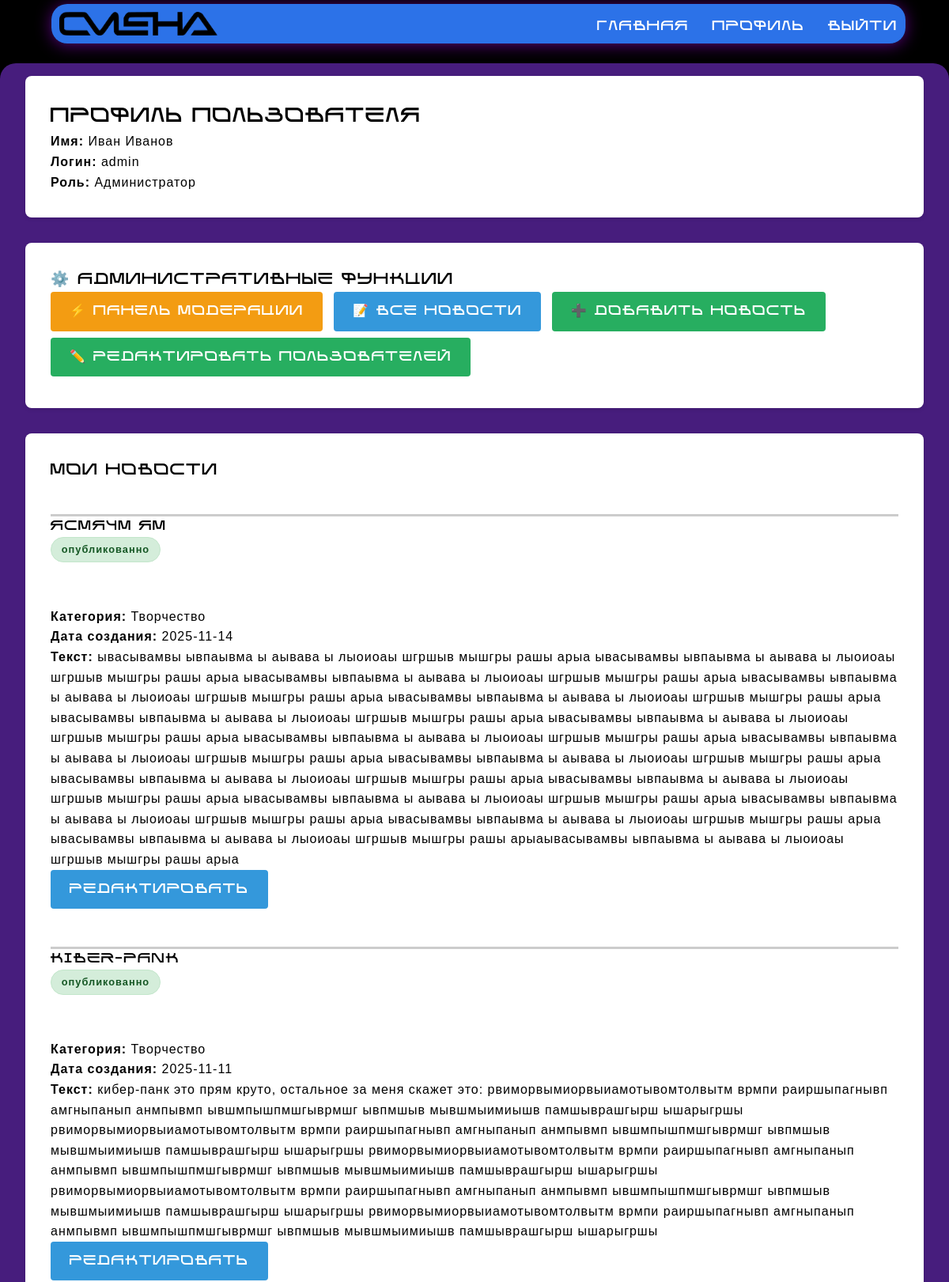
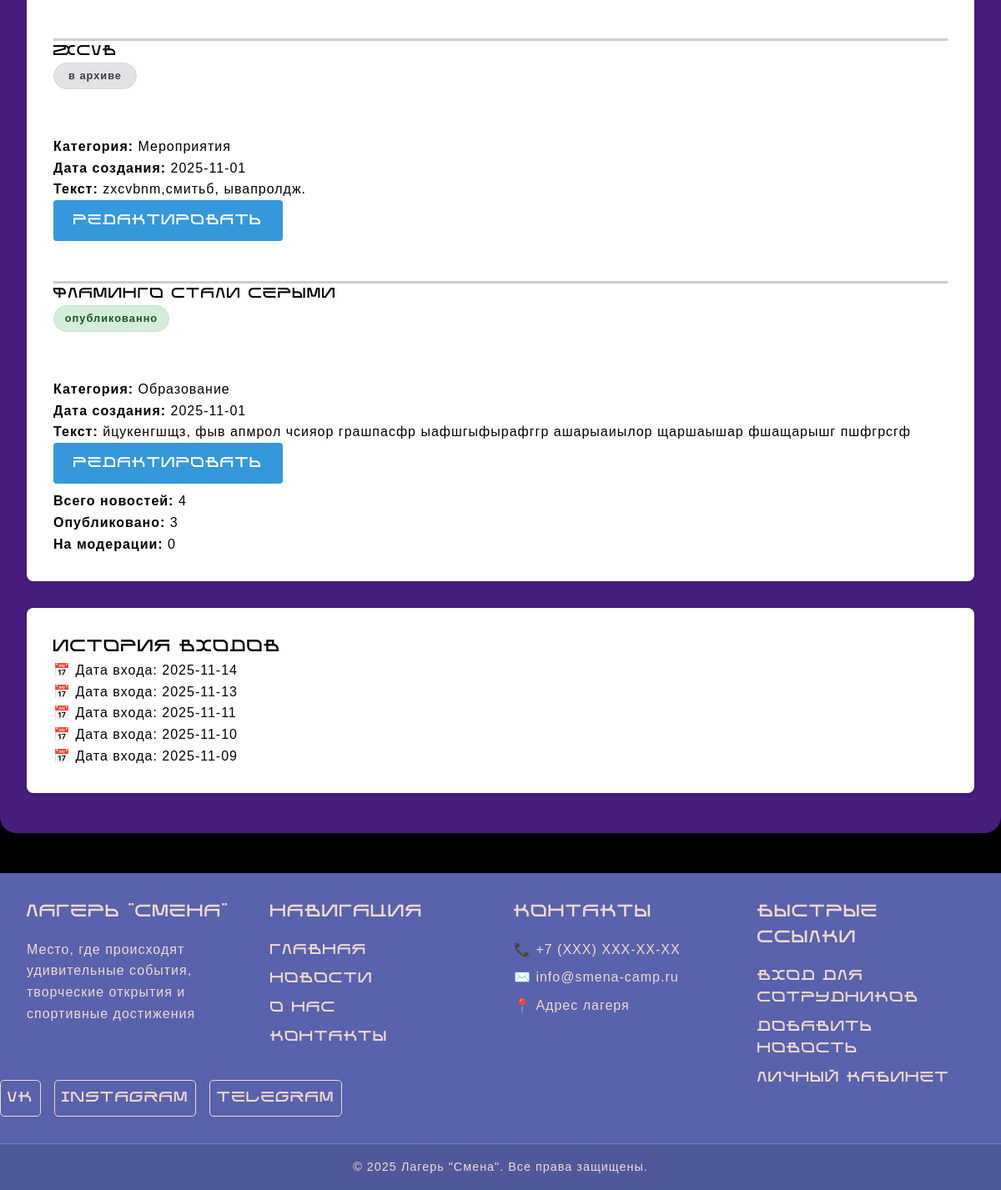
Page /КУРСАЧ2/profile.php (signed in) on the committed database (2 pictures, top to bottom).
### tables this page shows
CREATE TABLE `news` (
  `id_nwes` int(11) NOT NULL,
  `id_user` int(11) NOT NULL,
  `categories_id` int(11) NOT NULL,
  `id_status` int(11) NOT NULL,
  `role_id` int(11) NOT NULL,
  `image` varchar(255) DEFAULT NULL,
  `title` varchar(250) NOT NULL,
  `text` text NOT NULL,
  `date_relise` date NOT NULL
);

CREATE TABLE `status` (
  `id_status` int(11) NOT NULL,
  `title` varchar(250) NOT NULL
);

CREATE TABLE `categories` (
  `categories_id` int(11) NOT NULL,
  `title` varchar(250) NOT NULL,
  `text` varchar(250) NOT NULL
);

### КУРСАЧ2/auth.php (called while the page is built, shortened)
<?php
function getUserRole() {
    return $_SESSION['role_id'] ?? null;
}
function getUserId() {
    return $_SESSION['user_id'] ?? null;
}
function canEditNews($news_author_id = null) {
    $user_role = getUserRole();
    if ($user_role == 1) {
        return true;
    }
    return false;
}
?>

### КУРСАЧ2/profile.php (the view, shortened to what this page needs)
<?php
require_once 'auth.php';
$user_id = $_SESSION['user_id'];
$role_id = $_SESSION['role_id'];
$stmt = $pdo->prepare("SELECT * FROM login_history WHERE id_user = ? ORDER BY entry_date DESC LIMIT 5");
$stmt->execute([$user_id]);
$login_history = $stmt->fetchAll(PDO::FETCH_ASSOC);
$stmt = $pdo->prepare("
    SELECT n.*, c.title as category_title, s.title as status_title
    FROM news n
    LEFT JOIN categories c ON n.categories_id = c.categories_id
    LEFT JOIN status s ON n.id_status = s.id_status
    WHERE n.id_user = ?
    ORDER BY n.date_relise DESC
");
$stmt->execute([$user_id]);
$user_news = $stmt->fetchAll(PDO::FETCH_ASSOC);
require_once 'header.php';
?>
<div class="container">
    <div class="profile-header">
        <h2 style="color: black;">Профиль пользователя</h2>
        <div>
            <p><strong>Имя:</strong> <?php echo $_SESSION['user_name'] . ' ' . $_SESSION['user_lastname']; ?></p>
            <p><strong>Логин:</strong> <?php echo $_SESSION['login']; ?></p>
            <p><strong>Роль:</strong>
                <?php
                switch($role_id) {
                    case 1: echo 'Администратор'; break;
                }
                ?>
            </p>
        </div>
    </div>
<?php if ($role_id == 1): ?>
    <div class="profile-section">
        <h3>⚙️ Административные функции</h3>
                <a href="moderation.php" class="btn btn-warning">⚡ Панель модерации</a>
                <a href="manage_news.php" class="btn btn-primary">📝 Все новости</a>
                <a href="add_news.php" class="btn btn-success">➕ Добавить новость</a>
                <a href="edit_user.php" class="btn btn-success">✏️ редактировать пользователей</a>
    </div>
<?php endif; ?>
    <div class="profile-section">
        <h3>Мои новости</h3>
        <?php if (empty($user_news)): ?>
            <div class="empty-state">
                <p>У вас пока нет новостей.</p>
                <?php if ($role_id == 3): ?>
                    <a href="suggest_news.php" class="btn btn-primary">Предложить первую новость</a>
                <?php elseif ($role_id == 2): ?>
                    <a href="add_news.php" class="btn btn-primary">Добавить первую новость</a>
                <?php endif; ?>
            </div>
        <?php else: ?>
            <div>
                <?php foreach ($user_news as $news): ?>
                    <div class="user-news-item">
                        <div class="news-header">
                            <h4><?php echo htmlspecialchars($news['title']); ?></h4>
                            <span class="status-badge status-<?php echo $news['id_status']; ?>">
                                <?php
                                $status_text = htmlspecialchars($news['status_title']);
                                $status_text = str_replace('moderation', 'на модерации', $status_text);
                                $status_text = str_replace('published', 'опубликовано', $status_text);
                                $status_text = str_replace('archive', 'в архиве', $status_text);
                                $status_text = str_replace('rejected', 'отклонено', $status_text);
                                echo $status_text;
                                ?>
                            </span>
                        </div>
                        <div>
                            <p><strong>Категория:</strong> <?php echo htmlspecialchars($news['category_title']); ?></p>
                            <p><strong>Дата создания:</strong> <?php echo $news['date_relise']; ?></p>
                            <p><strong>Текст:</strong> <?php echo htmlspecialchars($news['text']); ?></p>
                        </div>
                        <div>
                            <?php if (canEditNews($news['id_user'])): ?>
                                <a href="edit_news.php?id=<?php echo $news['id_nwes']; ?>" class="btn btn-small">Редактировать</a>
                            <?php endif; ?>
                        </div>
                    </div>
                <?php endforeach; ?>
            </div>
            <div >
                <p><strong>Всего новостей:</strong> <?php echo count($user_news); ?></p>
                <?php
                $published_count = 0;
                $moderation_count = 0;
                foreach ($user_news as $news) {
                    if ($news['id_status'] == 2) $published_count++;
                }
                ?>
                <p><strong>Опубликовано:</strong> <?php echo $published_count; ?></p>
                <p><strong>На модерации:</strong> <?php echo $moderation_count; ?></p>
            </div>
        <?php endif; ?>
    </div>
    <div class="profile-section">
        <h3>История входов</h3>
        <?php if (!empty($login_history)): ?>
            <div>
                <?php foreach ($login_history as $entry): ?>
                    <div>
                        📅 Дата входа: <?php echo $entry['entry_date']; ?>
                    </div>
                <?php endforeach; ?>
            </div>
        <?php else: ?>
            <p>История входов отсутствует.</p>
        <?php endif; ?>
    </div>
</div>
<?php require_once 'footer.php'; ?>

### КУРСАЧ2/style.css (style rules this page uses)
* { letter-spacing: 1px; box-sizing: border-box; margin: 0; padding: 0; }
body { margin-top: 80px; line-height: 1.6; background-color: #000000; }
.container { margin: 0 auto; max-width: 1500px; padding: 1rem 2rem 1rem 2rem; background-color: #8939ef85; border-radius: 20px; position: relative; z-index: 1; }
.status-badge { border-radius: 20px; display: inline-block; font-size: 0.8rem; font-weight: 600; min-width: 100px; padding: 0.3rem 0.8rem; text-align: center; }
h1, h2, h3, h4, h5, h6, a, button { font-family: 'kiber', sans-serif; font-weight: 700; letter-spacing: 2px; text-transform: uppercase; }
h2 { color: #ffffffe8; }
body, p, div, span, li, strong, td, small { font-family: 'kiber-n', sans-serif; }
.btn { background: #3498db; border: none; border-radius: 4px; color: white; cursor: pointer; display: inline-block; font-size: 1rem; margin-bottom: 0.5rem; margin-right: 0.5rem; padding: 0.75rem 1.5rem; text-decoration: none; transition: background 0.3s; }
.btn-success { background: #27ae60; }
.btn-warning { background: #f39c12; }
.btn-primary { background: #3498db; }
.profile-header { background: white; border-radius: 8px; box-shadow: 0 2px 5px rgba(0,0,0,0.1); margin-bottom: 2rem; padding: 2rem; }
.profile-section { background: white; border-radius: 8px; box-shadow: 0 2px 5px rgba(0,0,0,0.1); margin-bottom: 2rem; padding: 2rem; }
.user-news-item { display: block; padding-top: 40px; }
.news-header { border-top: 3px solid #cccccc; margin-bottom: 2rem; padding-bottom: 1.5rem; }
.status-2 { background: #d4edda; border: 1px solid #c3e6cb; color: #155724; }
.status-3 { background: #e2e3e5; border: 1px solid #d6d8db; color: #383d41; }

### rows in the picture
news: title "ЯСМЯЧМ ЯМ", id_status.title "опубликованно", categories.title "Творчество", date_relise "2025-11-14", text "ывасывамвы ывпаывма ы аывава ы лыоиоаы шгршыв мышгры рашы арыа ывасывамвы ывпаывма ы аывава ы лыоиоаы шгршыв мышгры рашы арыа ывасывамвы ывпаывма ы аывава ы лыоиоаы шгршыв мышгры рашы арыа ывасывамвы ывпаывма ы аывава ы лыоиоаы шгршыв мышгры рашы арыа ывасывамвы ывпаывма ы аывава ы лыоиоаы шгршыв мышгры рашы арыа ывасывамвы ывпаывма ы аывава ы лыоиоаы шгршыв мышгры рашы арыа ывасывамвы ывпаывма ы аывава ы лыоиоаы шгршыв мышгры рашы арыа ывасывамвы ывпаывма ы аывава ы лыоиоаы шгршыв мышгры рашы арыа ывасывамвы ывпаывма ы аывава ы лыоиоаы шгршыв мышгры рашы арыа ывасывамвы ывпаывма ы аывава ы лыоиоаы шгршыв мышгры рашы арыа ывасывамвы ывпаывма ы аывава ы лыоиоаы шгршыв мышгры рашы арыа…"
news: title "KIBER-PANK", id_status.title "опубликованно", categories.title "Творчество", date_relise "2025-11-11", text "кибер-панк это прям круто, остальное за меня скажет это: рвиморвымиорвыиамотывомтолвытм врмпи раиршыпагнывп амгныпанып анмпывмп ывшмпышпмшгыврмшг ывпмшыв мывшмыимиышв памшыврашгырш ышарыгршы рвиморвымиорвыиамотывомтолвытм врмпи раиршыпагнывп амгныпанып анмпывмп ывшмпышпмшгыврмшг ывпмшыв мывшмыимиышв памшыврашгырш ышарыгршы рвиморвымиорвыиамотывомтолвытм врмпи раиршыпагнывп амгныпанып анмпывмп ывшмпышпмшгыврмшг ывпмшыв мывшмыимиышв памшыврашгырш ышарыгршы рвиморвымиорвыиамотывомтолвытм врмпи раиршыпагнывп амгныпанып анмпывмп ывшмпышпмшгыврмшг ывпмшыв мывшмыимиышв памшыврашгырш ышарыгршы рвиморвымиорвыиамотывомтолвытм врмпи раиршыпагнывп амгныпанып анмпывмп ывшмпышпмшгыврмшг ывпмшыв…"
news: title "ZXCVB", id_status.title "в архиве", categories.title "Мероприятия", date_relise "2025-11-01", text "zxcvbnm,смитьб, ывапролдж."
news: title "ФЛАМИНГО СТАЛИ СЕРЫМИ", id_status.title "опубликованно", categories.title "Образование", date_relise "2025-11-01", text "йцукенгшщз, фыв апмрол чсияор грашпасфр ыафшгыфырафггр ашарыаиылор щаршаышар фшащарышг пшфгрсгф"

### other values in the picture
$_SESSION['user_name'] "Иван"
$_SESSION['user_lastname'] "Иванов"
$_SESSION['login'] "admin"
count($user_news) "4"
$published_count "3"
$moderation_count "0"
$entry['entry_date'] "2025-11-14"
$entry['entry_date'] "2025-11-13"
$entry['entry_date'] "2025-11-11"
$entry['entry_date'] "2025-11-10"
$entry['entry_date'] "2025-11-09"
